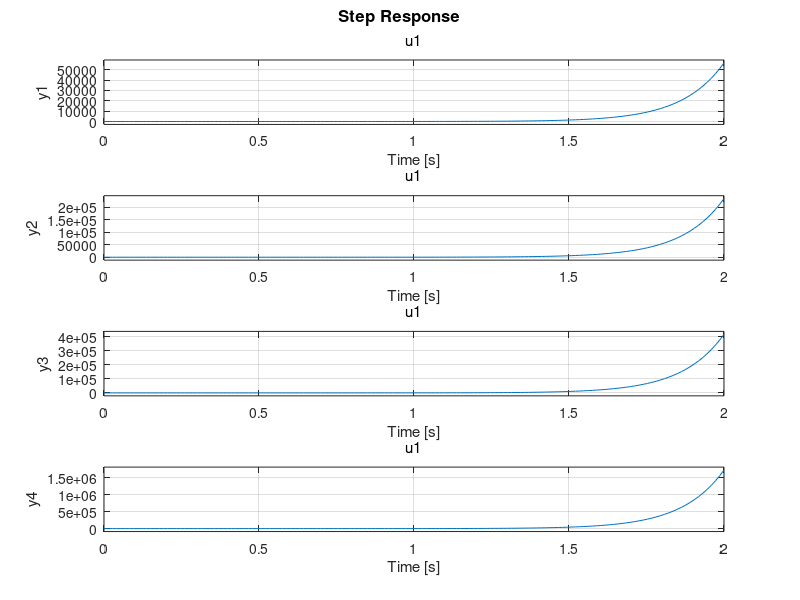
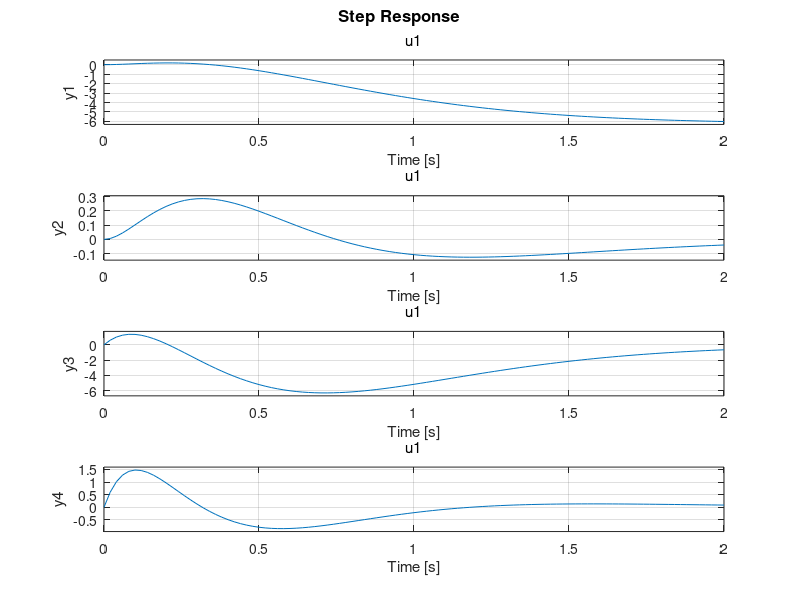

Source code (MATLAB) for these figures, in order:
clear
clc

% Furuta-Pendel
% physikalische Systemparameter
m1 = 0.257;     % Die Masse von Glied 1
m2 = 0.127;     % Die Masse von Glied 2
J1 = 0.000998;  % Das Träheitsmoment von Glied 1 um die z-Achse von {1}
J2x = 0.0012;   % Das Träheitsmoment von Glied 2 um die x-Achse von {2}
J2y = 0.0012;   % Das Träheitsmoment von Glied 2 um die y-Achse von {2}
J2z = 0.000003; % Das Träheitsmoment von Glied 2 um die z-Achse von {2}
l1 = 0.2159;    % 
lc1 = 0.0619;   % 
lc2 = 0.1556;   %
b1 = 0.0024;    % Die viskose Reibungskonstante von Gelenk 1
b2 = 0.0024;    % Die viskose Reibungskonstante von Gelenk 2
g = 9.81;       %Erdbeschleunigung
k = 0.1285;     %Motoverstärkung von u nach M
sigma = 0.069;  %Motorverstärkung von nach M
%_________________________________________________________________
c1 = m1*lc1^2 + m2*l1^2 + J1 + J2z;
c2 = m2*lc2^2 + J2x - J2z;
c3 = m2*l1*lc2;
c4 = m2*lc2^2 + J2y;
c5 = m2*g*lc2;
delta = c1*c4 - c3^2;
%__________________________________________________________________
% Die Anfangswerte der Systemzustände
theta_0 = deg2rad(180);
alpha_0 = deg2rad(90);
theta_p0 = 0;
alpha_p0 = 0;


%% Bearbeitung durch Frederik von Baeyer 1340064
% Aufgabe 2:

A = [0 0 1 0; 0 0 0 1; 0 (c3*c5)/delta -(c4*(sigma + b1))/delta -c3*b2/delta; 0 c1*c5/delta -(c3*(sigma + b1))/delta -c1*b2/delta];
B = [0; 0; c4*k/delta; c3*k/delta];

eigenwerte = eig(A);

EigenVorgabe =  [-4; -4; -4; -4];

K = acker(A, B, EigenVorgabe);

Acl = (A-B*K); 

eigenAcl = eig(Acl);

sysOL = ss(A,B,[1 0 0 0;0 1 0 0;0 0 1 0;0 0 0 1],0);
sysCL = ss(Acl,B,[1 0 0 0;0 1 0 0;0 0 1 0;0 0 0 1],0);


figure(1)
step(sysOL)

figure(2)
step(sysCL)
